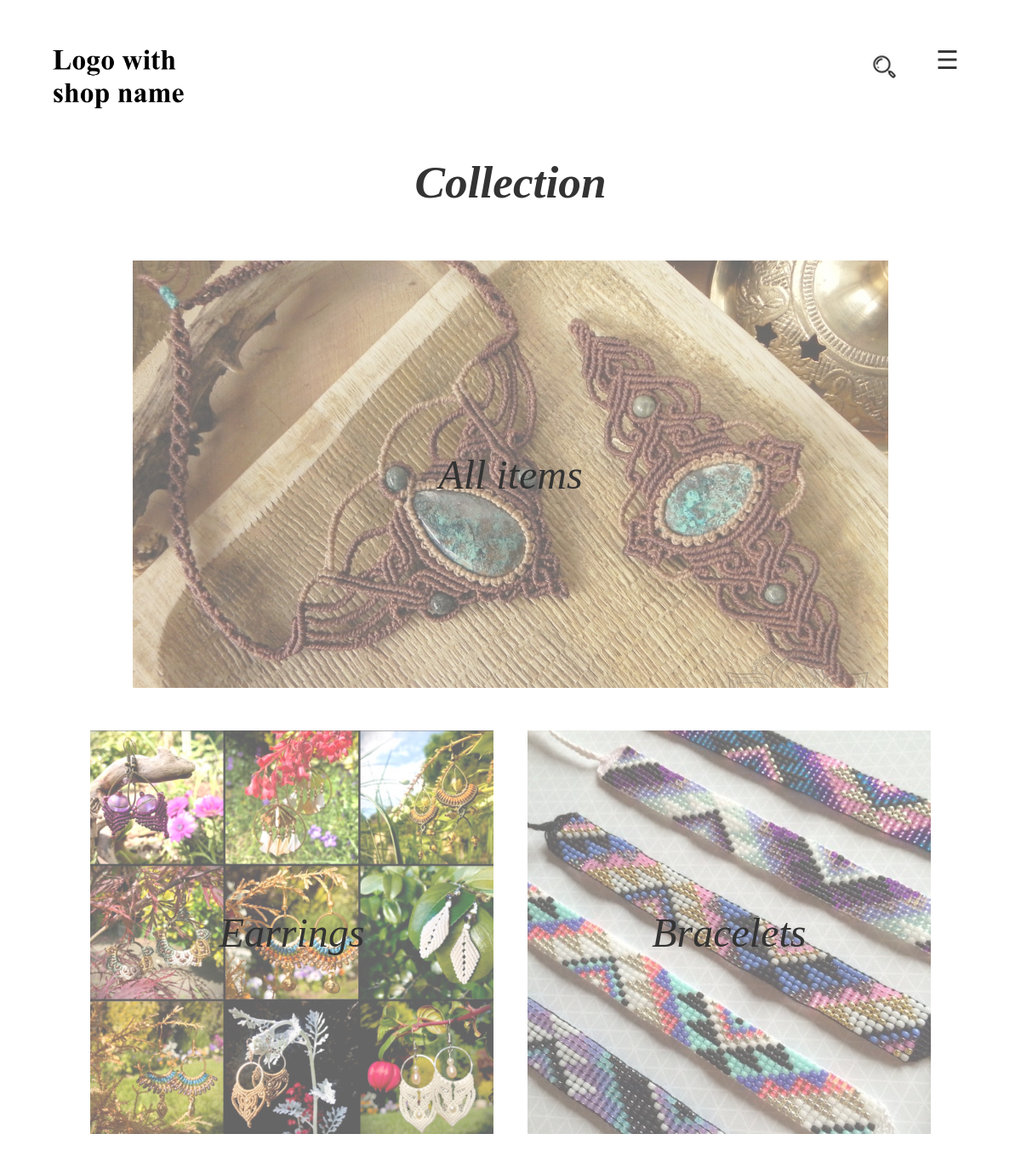
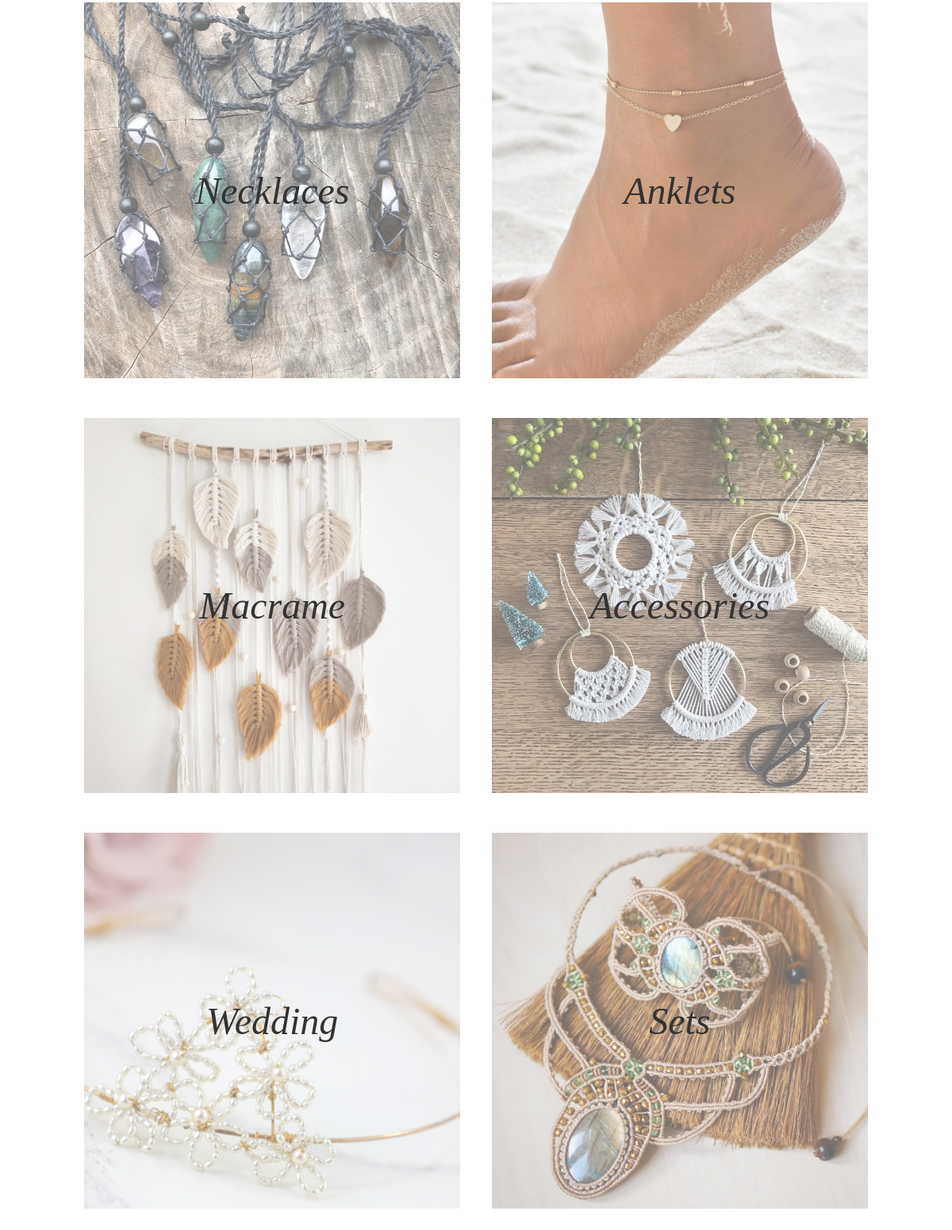
Page /collection on the committed database (2 pictures, top to bottom).
### web_app/models.py (models this page shows, shortened)
class Category(models.Model):
    category_name = models.CharField(max_length=100)

### web_app/views.py (the view)
# urls.py: path("collection", views.collection, name="collection"),
def collection(request):
    json_items = serializers.serialize("json",Items.objects.all())
    json_categories = serializers.serialize("json",Category.objects.all())
    json_groups = serializers.serialize("json",Group.objects.all())
    json_sets = serializers.serialize("json",Set.objects.all())
    json_colours = serializers.serialize("json",Colour.objects.all())
    json_photos = serializers.serialize("json",Photo.objects.all())
    context = {
        "items": Items.objects.all(),
        "categories": Category.objects.all(),
        "groups": Group.objects.all(),
        "sets": Set.objects.all(),
        "colours": Colour.objects.all(),
        "photos": Photo.objects.all(),
        "json_items": json_items,
        "json_categories": json_categories,
        "json_groups": json_groups,
        "json_sets": json_sets,
        "json_colours": json_colours,
        "json_photos": json_photos,
    }
    return render(request, "web_app/collection.html", context)

### web_app/templates/web_app/collection.html (shortened to what this page needs)
{% extends "web_app/base.html" %}
{% load static %}
{% block body %}
<div class='main_container'>
    <h1>Collection</h1>
    <div id='collection_div'>
        <div id='all_items_container'>
            <img alt="All items" class='category_img' id='All items' id='all_items_img' src="{% static 'web_app/images/all_items.jpg' %}">
            <div class='img_text'>All items</div>
        </div>
        {% for category in categories %}
            <div class='text_container'>
                <img alt={{category.category_name}} class='category_img' id={{category.category_name}} src="{% static 'web_app/images/' %}{{category.category_name}}.jpg">
                <div class='img_text'>{{category.category_name}}</div>
            </div>
        {% empty %}
            <li>No categories</li>
        {% endfor %}
    </div>
</div>
{% endblock %}

### web_app/templates/web_app/base.html (shortened to what this page needs)
<!DOCTYPE html>
<html lang="en">
<head>
    {% load static %}
    <link rel="stylesheet" href="{% static 'web_app/style.css' %}" type="text/css" media="screen" />
</head>
<body>
    <div class='navigation_bar'>
        <img src="{% static 'web_app/images/logo.jpg' %}" id='logo'>
        <div id='search_menu'>
            <form id="search_form" action="{% url 'search' %}" method="post">
                <input id='search_bar' type="text" name="search" placeholder="Search">
            </form>
            <span id="open_nav" style="font-size:30px;cursor:pointer">&#9776; </span>
        </div>
    </div>
    {% block body %}
    {% endblock %}
</body>
</html>

### web_app/static/web_app/style.css (style rules this page uses)
* { color: #333; font-family: 'Times New Roman', Times, serif; }
.navigation_bar { display: flex; margin: 50px ; justify-content: space-between; }
.main_container { margin:30px 0px 150px 0px; }
h1 { text-align: center; font-size: 40pt; font-style: italic; }
#logo { width:15%; object-fit: contain; min-width: 130px; }
#search_bar[type=text] { width: 40px; box-sizing: border-box; border: 2px solid white; border-radius: 4px; font-size: 16px; background-color: white; background-image: url("images/search_icon.png"); background-position: 10px 10px; background-repeat: no-repeat; padding: 12px 20px 12px 50px; -webkit-transition: width 0.4s ease-in-out; transition: width 0.4s ease-in-out; }
#open_nav { margin:3px 15px 0px 15px; }
#search_menu { display: flex; flex-direction: row; }
.category_img { object-fit: contain; display: block; margin-top: 25px; margin-bottom: 25px; width:100%; opacity:0.6; }
#collection_div { display: flex; flex-wrap: wrap; justify-content: center; }
.text_container { position: relative; text-align: center; padding:0px 20px 0px 20px; width:40%; }
#all_items_container { position: relative; text-align: center; width:75% }
.img_text { position: absolute; top: 50%; left: 50%; transform: translate(-50%, -50%); color: #333; font-size: 4vw; font-style: italic; }

### rows in the picture
Category: category_name (picture), category_name "Earrings"
Category: category_name (picture), category_name "Bracelets"
Category: category_name (picture), category_name "Necklaces"
Category: category_name (picture), category_name "Anklets"
Category: category_name (picture), category_name "Macrame"
Category: category_name (picture), category_name "Accessories"
Category: category_name (picture), category_name "Wedding"
Category: category_name (picture), category_name "Sets"
